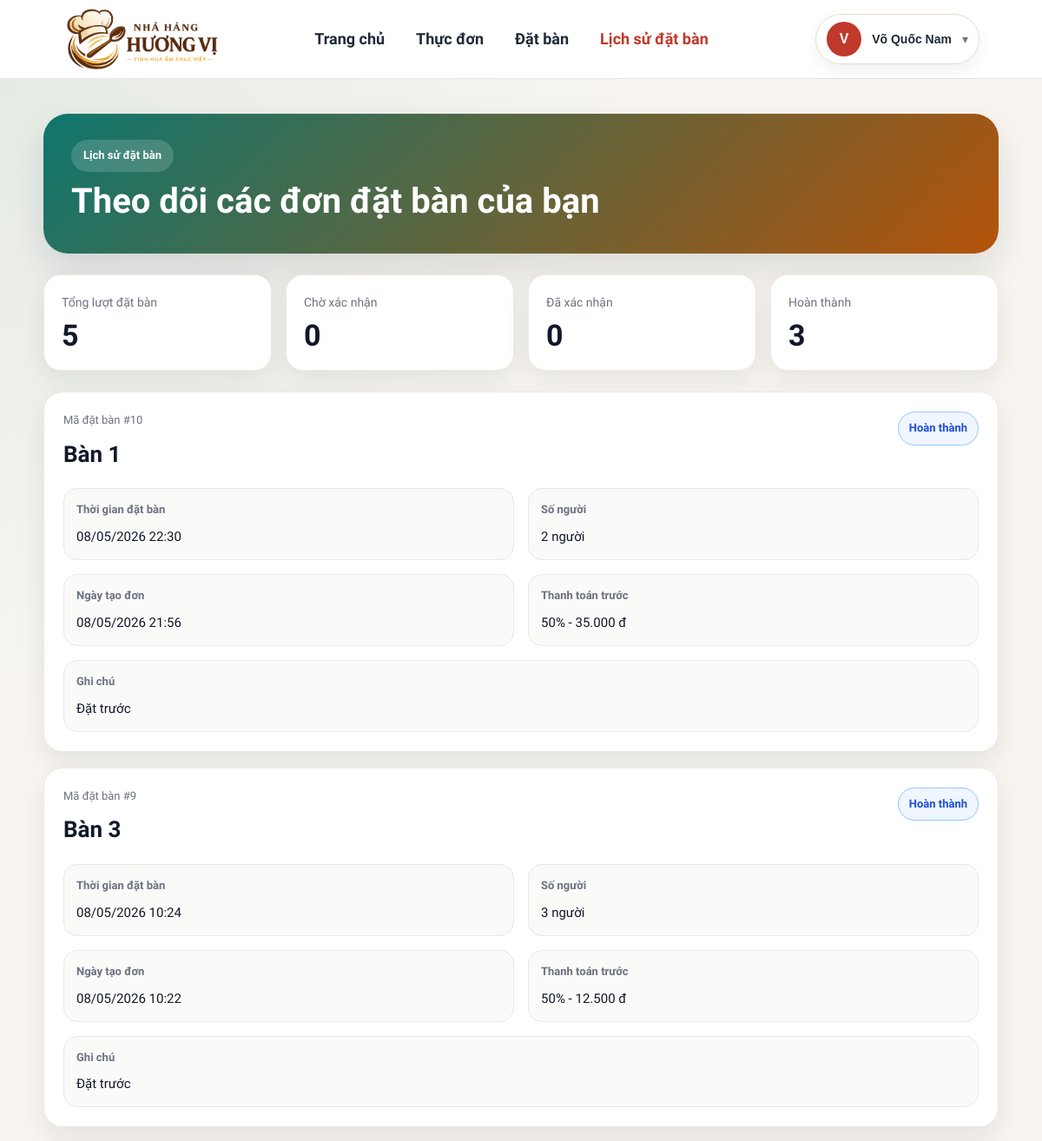
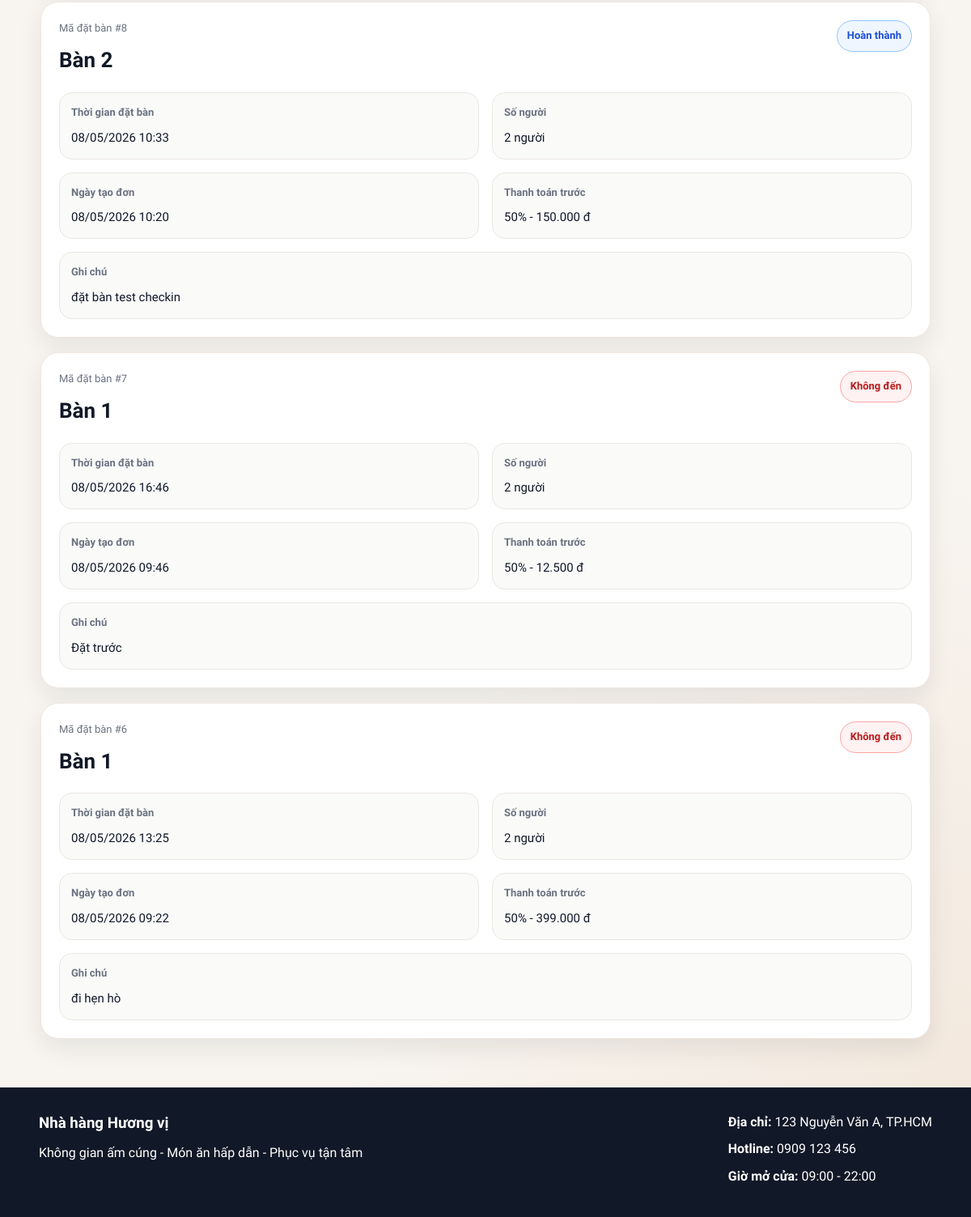
Screenshot of /customer/reservation-history.php (signed in) with the database file from the repository (2 pictures, top to bottom).
### tables this page shows
CREATE TABLE `customers` (
  `customer_id` int(11) NOT NULL AUTO_INCREMENT,
  `customer_name` varchar(100) NOT NULL,
  `phone` varchar(15) DEFAULT NULL,
  `email` varchar(100) DEFAULT NULL,
  `created_by` int(11) DEFAULT NULL,
  `created_at` datetime NOT NULL DEFAULT current_timestamp(),
  `user_id` int(11) DEFAULT NULL,
  PRIMARY KEY (`customer_id`),
  UNIQUE KEY `uq_customers_phone` (`phone`),
  UNIQUE KEY `uq_customers_email` (`email`),
  UNIQUE KEY `user_id` (`user_id`),
  KEY `idx_customers_created_by` (`created_by`),
  CONSTRAINT `fk_customers_created_by` FOREIGN KEY (`created_by`) REFERENCES `users` (`user_id`) ON DELETE SET NULL ON UPDATE CASCADE,
  CONSTRAINT `fk_customers_user` FOREIGN KEY (`user_id`) REFERENCES `users` (`user_id`) ON DELETE SET NULL ON UPDATE CASCADE
);

CREATE TABLE `reservations` (
  `reservation_id` int(11) NOT NULL AUTO_INCREMENT,
  `user_id` int(11) DEFAULT NULL,
  `table_id` int(11) NOT NULL,
  `reservation_time` datetime NOT NULL,
  `number_of_people` int(11) NOT NULL,
  `note` varchar(255) DEFAULT NULL,
  `status` enum('cho_xac_nhan','da_xac_nhan','da_checkin','khong_den','da_huy','hoan_thanh') NOT NULL DEFAULT 'cho_xac_nhan',
  `created_at` datetime NOT NULL DEFAULT current_timestamp(),
  `start_time` datetime DEFAULT NULL,
  `end_time` datetime DEFAULT NULL,
  PRIMARY KEY (`reservation_id`),
  KEY `idx_reservations_table_id` (`table_id`),
  KEY `idx_reservations_time` (`reservation_time`),
  KEY `fk_reservations_user` (`user_id`),
  KEY `idx_reservations_table_status` (`table_id`,`status`),
  KEY `idx_reservations_time_status` (`reservation_time`,`status`),
  CONSTRAINT `fk_reservations_table` FOREIGN KEY (`table_id`) REFERENCES `tables` (`table_id`) ON UPDATE CASCADE,
  CONSTRAINT `fk_reservations_user` FOREIGN KEY (`user_id`) REFERENCES `users` (`user_id`) ON DELETE CASCADE ON UPDATE CASCADE
);

CREATE TABLE `tables` (
  `table_id` int(11) NOT NULL AUTO_INCREMENT,
  `floor_id` int(11) NOT NULL,
  `table_name` varchar(50) NOT NULL,
  `capacity` int(11) NOT NULL,
  `status` enum('trong','dang_su_dung','da_dat','bao_tri') NOT NULL DEFAULT 'trong',
  PRIMARY KEY (`table_id`),
  UNIQUE KEY `uq_tables_floor_table_name` (`floor_id`,`table_name`),
  KEY `idx_tables_floor_id` (`floor_id`),
  CONSTRAINT `fk_tables_floor` FOREIGN KEY (`floor_id`) REFERENCES `floors` (`floor_id`) ON UPDATE CASCADE
);

### includes/functions.php (called while the page is built, shortened)
<?php
function format_currency($amount): string {
    return number_format((float)$amount, 0, ',', '.') . ' đ';
}
function e($value): string {
    return htmlspecialchars((string)$value, ENT_QUOTES, 'UTF-8');
}

### customer/reservation-history.php (the view, shortened to what this page needs)
<?php
require_once __DIR__ . '/../config/database.php';
require_once __DIR__ . '/../includes/functions.php';
$db = null;
$dbType = '';
if (isset($pdo) && $pdo instanceof PDO) {
    $db = $pdo;
    $dbType = 'pdo';
} elseif (isset($conn) && $conn instanceof mysqli) {
    $db = $conn;
    $dbType = 'mysqli';
} elseif (isset($mysqli) && $mysqli instanceof mysqli) {
    $db = $mysqli;
    $dbType = 'mysqli';
} else {
    die('Không tìm thấy biến kết nối CSDL. Kiểm tra lại config/database.php');
}
if (!function_exists('format_datetime_vn')) {
    function format_datetime_vn($datetime)
    {
        $ts = strtotime($datetime);
        return date('d/m/Y H:i', $ts);
    }
}
function db_prepare_and_execute($db, string $dbType, string $sql, array $params = [])
{
    $stmt = $db->prepare($sql);
    if (!empty($params)) {
        $types = '';
        $values = [];
        foreach ($params as $value) {
            if (is_int($value)) {
                $types .= 'i';
            } elseif (is_float($value)) {
                $types .= 'd';
            } else {
                $types .= 's';
            }
            $values[] = $value;
        }
        $stmt->bind_param($types, ...$values);
    }
    $stmt->execute();
    return $stmt;
}
function db_fetch_all($db, string $dbType, string $sql, array $params = []): array
{
    $stmt = db_prepare_and_execute($db, $dbType, $sql, $params);
    $result = $stmt->get_result();
    return $result ? $result->fetch_all(MYSQLI_ASSOC) : [];
}
function db_fetch_one($db, string $dbType, string $sql, array $params = []): ?array
{
    $rows = db_fetch_all($db, $dbType, $sql, $params);
    return $rows[0] ?? null;
}
$sessionUserId     = (int)($_SESSION['user']['user_id'] ?? 0);
$customer = null;
if ($sessionUserId > 0) {
    $customer = db_fetch_one(
        $db,
        $dbType,
        "SELECT customer_id, customer_name, phone, email, created_at
         FROM customers
         WHERE user_id = ?
         LIMIT 1",
        [$sessionUserId]
    );
}
$reservations = [];
$stats = [
    'total'        => 0,
    'cho_xac_nhan' => 0,
    'da_xac_nhan'  => 0,
    'hoan_thanh'   => 0,
];
if ($customer) {
    $reservations = [];
    if ($sessionUserId > 0) {
        $reservations = db_fetch_all(
            $db,
            $dbType,
            "SELECT
                r.reservation_id,
                r.table_id,
                r.reservation_time,
                r.number_of_people,
                r.note,
                r.status,
                r.created_at,
                t.table_name,
                rp.payment_percent,
                rp.amount AS payment_amount,
                rp.payment_method,
                rp.payment_status,
                rp.payment_time,
                (SELECT COUNT(*) FROM orders o WHERE o.reservation_id = r.reservation_id) AS has_order
             FROM reservations r
             LEFT JOIN tables t ON t.table_id = r.table_id
             LEFT JOIN reservation_payments rp ON rp.reservation_id = r.reservation_id
             WHERE r.user_id = ?
             ORDER BY r.created_at DESC, r.reservation_id DESC",
            [$sessionUserId]
        );
    }
    $stats['total'] = count($reservations);
    foreach ($reservations as $item) {
        $st = strtolower((string)$item['status']);
        if ($st === 'hoan_thanh') $stats['hoan_thanh']++;
    }
}
include __DIR__ . '/../includes/header.php';
?>
<section class="reservation-history-page">
    <div class="history-shell">
        <div class="history-hero">
            <div class="history-hero-left">
                <span class="history-chip">Lịch sử đặt bàn</span>
                <h1>Theo dõi các đơn đặt bàn của bạn</h1>
            </div>
        </div>
        <?php if (!$customer): ?>
            <div class="history-empty-card">
                <h2>Chưa tìm thấy hồ sơ khách hàng</h2>
                <p>Bạn hãy đặt bàn một lần hoặc đăng nhập đúng tài khoản để xem lịch sử.</p>
                <a href="/quanlynhahang/customer/reservation.php" class="history-btn-primary">Đặt bàn ngay</a>
            </div>
        <?php else: ?>
            <div class="history-stats">
                <div class="stat-card">
                    <span>Tổng lượt đặt bàn</span>
                    <strong><?= (int)$stats['total'] ?></strong>
                </div>
                <div class="stat-card">
                    <span>Chờ xác nhận</span>
                    <strong><?= (int)$stats['cho_xac_nhan'] ?></strong>
                </div>
                <div class="stat-card">
                    <span>Đã xác nhận</span>
                    <strong><?= (int)$stats['da_xac_nhan'] ?></strong>
                </div>
                <div class="stat-card">
                    <span>Hoàn thành</span>
                    <strong><?= (int)$stats['hoan_thanh'] ?></strong>
                </div>
            </div>
            <?php if (empty($reservations)): ?>
                <div class="history-empty-card">
                    <h2>Chưa có lịch sử đặt bàn</h2>
                    <p>Bạn chưa có đơn đặt bàn nào trong hệ thống.</p>
                    <a href="/quanlynhahang/customer/reservation.php" class="history-btn-primary">Đặt bàn mới</a>
                </div>
            <?php else: ?>
                <div class="history-list">
                    <?php foreach ($reservations as $item): ?>
                        <div class="history-card">
                            <div class="history-card-head">
                                <div>
                                    <div class="history-id">Mã đặt bàn #<?= (int)$item['reservation_id'] ?></div>
                                    <h3><?= e($item['table_name'] ?: 'Chưa gán bàn') ?></h3>
                                </div>
                                <div class="history-badges">
                                    <?php
                                        $st = strtolower($item['status']);
                                    ?>
                                    <?php if ($st === 'hoan_thanh'): ?>
                                        <span class="status-badge status-completed">Hoàn thành</span>
                                    <?php elseif ($st === 'da_huy'): ?>
                                        <span class="status-badge status-cancelled">Đã hủy</span>
                                    <?php elseif ($st === 'da_xac_nhan'): ?>
                                        <span class="status-badge status-confirmed">Đã xác nhận</span>
                                    <?php elseif ($st === 'cho_xac_nhan'): ?>
                                        <span class="status-badge status-pending">Chờ xác nhận</span>
                                    <?php elseif ($st === 'da_checkin'): ?>
                                        <span class="status-badge status-completed">Đã check-in</span>
                                    <?php elseif ($st === 'khong_den'): ?>
                                        <span class="status-badge status-cancelled">Không đến</span>
                                    <?php else: ?>
                                        <span class="status-badge status-default">
                                            <?= e(reservation_status_label($item['status'])) ?>
                                        </span>
                                    <?php endif; ?>
                                </div>
                            </div>
                            <div class="history-grid">
                                <div class="history-item">
                                    <label>Thời gian đặt bàn</label>
                                    <div><?= e(format_datetime_vn($item['reservation_time'])) ?></div>
                                </div>
                                <div class="history-item">
                                    <label>Số người</label>
                                    <div><?= (int)$item['number_of_people'] ?> người</div>
                                </div>
                                <div class="history-item">
                                    <label>Ngày tạo đơn</label>
                                    <div><?= e(format_datetime_vn($item['created_at'])) ?></div>
                                </div>
                                <div class="history-item">
                                    <label>Thanh toán trước</label>
                                    <div>
                                        <?php if (!empty($item['payment_percent'])): ?>
                                            <?= (int)$item['payment_percent'] ?>%<?php if (!empty($item['payment_amount'])): ?> - <?= e(format_currency($item['payment_amount'])) ?><?php endif; ?>
                                        <?php else: ?>
                                            Chưa có
                                        <?php endif; ?>
                                    </div>
                                </div>
                                <div class="history-item history-item-full">
                                    <label>Ghi chú</label>
                                    <div><?= e($item['note'] ?: 'Không có ghi chú.') ?></div>
                                </div>
                            </div>
                        </div>
                    <?php endforeach; ?>
                </div>
            <?php endif; ?>
        <?php endif; ?>
    </div>
</section>
<?php include __DIR__ . '/../includes/footer.php'; ?>

### includes/header.php (shortened to what this page needs)
<?php
$user = $_SESSION['user'] ?? null;
$fullName = $user['full_name'] ?? '';
$firstLetter = $fullName !== '' ? mb_strtoupper(mb_substr($fullName, 0, 1)) : 'U';
?>
<!DOCTYPE html>
<html lang="vi">
<head>
    <link rel="stylesheet" href="/quanlynhahang/assets/css/style.css">
    <link rel="stylesheet" href="/quanlynhahang/assets/css/fa-all.min.css">
</head>
<body>
<header class="site-header">
    <div class="container nav-wrap">
        <a href="/quanlynhahang/index.php" class="logo">
            <img src="/quanlynhahang/assets/images/logo.png" alt="Nhà Hàng Miền Tây" style="height:70px; width:auto; object-fit:contain; vertical-align:middle;">
        </a>
        <?php $currentPath = $_SERVER['REQUEST_URI']; ?>
        <nav class="main-nav">
            <a href="/quanlynhahang/index.php" <?= strpos($currentPath, '/index.php') !== false || $currentPath === '/quanlynhahang/' ? 'class="active"' : '' ?>>Trang chủ</a>
            <a href="/quanlynhahang/customer/menu.php" <?= strpos($currentPath, '/customer/menu.php') !== false ? 'class="active"' : '' ?>>Thực đơn</a>
            <a href="/quanlynhahang/customer/reservation.php" <?= strpos($currentPath, '/customer/reservation.php') !== false ? 'class="active"' : '' ?>>Đặt bàn</a>
            <a href="/quanlynhahang/customer/reservation-history.php" <?= strpos($currentPath, '/customer/reservation-history.php') !== false ? 'class="active"' : '' ?>>Lịch sử đặt bàn</a>
        </nav>
        <div class="header-user-area">
            <?php if ($user): ?>
                <div class="user-dropdown">
                    <button class="user-dropdown-toggle" type="button" onclick="toggleUserMenu()">
                        <span class="user-avatar"><?= htmlspecialchars($firstLetter) ?></span>
                        <span class="user-meta">
                            <strong><?= htmlspecialchars($fullName) ?></strong>
                        </span>
                        <span class="user-caret">▾</span>
                    </button>
                </div>
            <?php else: ?>
                <a href="/quanlynhahang/auth/login.php" class="nav-btn">Đăng nhập</a>
            <?php endif; ?>
        </div>
    </div>
</header>

### rows the page displays
customers: customer_name "V", customer_name "Võ Quốc Nam"
reservations: reservation_id "10", table.table_name "Bàn 1", status "Hoàn thành", reservation_time "08/05/2026 22:30", number_of_people "2", created_at "08/05/2026 21:56", payment_percent "50", payment_amount "35.000 đ", note "Đặt trước"
reservations: reservation_id "9", table.table_name "Bàn 3", status "Hoàn thành", reservation_time "08/05/2026 10:24", number_of_people "3", created_at "08/05/2026 10:22", payment_percent "50", payment_amount "12.500 đ", note "Đặt trước"
reservations: reservation_id "8", table.table_name "Bàn 2", status "Hoàn thành", reservation_time "08/05/2026 10:33", number_of_people "2", created_at "08/05/2026 10:20", payment_percent "50", payment_amount "150.000 đ", note "đặt bàn test checkin"
reservations: reservation_id "7", table.table_name "Bàn 1", status "Không đến", reservation_time "08/05/2026 16:46", number_of_people "2", created_at "08/05/2026 09:46", payment_percent "50", payment_amount "12.500 đ", note "Đặt trước"
reservations: reservation_id "6", table.table_name "Bàn 1", status "Không đến", reservation_time "08/05/2026 13:25", number_of_people "2", created_at "08/05/2026 09:22", payment_percent "50", payment_amount "399.000 đ", note "đi hẹn hò"

### other values shown
$stats['total'] "5"
$stats['cho_xac_nhan'] "0"
$stats['da_xac_nhan'] "0"
$stats['hoan_thanh'] "3"
